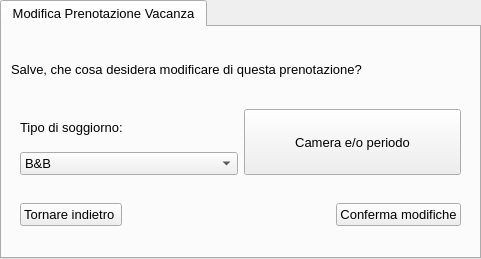
<?xml version="1.0" encoding="UTF-8"?>
<ui version="4.0">
 <class>tabModificaPrenotazioneVacanza</class>
 <widget class="QTabWidget" name="tabModificaPrenotazioneVacanza">
  <property name="geometry">
   <rect>
    <x>0</x>
    <y>0</y>
    <width>481</width>
    <height>259</height>
   </rect>
  </property>
  <property name="minimumSize">
   <size>
    <width>480</width>
    <height>250</height>
   </size>
  </property>
  <property name="font">
   <font>
    <family>Arial</family>
    <pointsize>10</pointsize>
   </font>
  </property>
  <property name="windowTitle">
   <string>Struttura Alberghiera</string>
  </property>
  <widget class="QWidget" name="tab">
   <attribute name="title">
    <string>Modifica Prenotazione Vacanza</string>
   </attribute>
   <layout class="QVBoxLayout" name="verticalLayout">
    <item>
     <widget class="QLabel" name="labelCosaDesideraModificareDellaPrenotazione">
      <property name="font">
       <font>
        <family>Arial</family>
        <pointsize>10</pointsize>
       </font>
      </property>
      <property name="text">
       <string>Salve, che cosa desidera modificare di questa prenotazione?</string>
      </property>
     </widget>
    </item>
    <item>
     <widget class="QWidget" name="widgetModifiche" native="true">
      <layout class="QGridLayout" name="gridLayout">
       <property name="topMargin">
        <number>0</number>
       </property>
       <property name="bottomMargin">
        <number>0</number>
       </property>
       <item row="0" column="0">
        <widget class="QLabel" name="labelTipoSoggiorno">
         <property name="text">
          <string>Tipo di soggiorno:</string>
         </property>
        </widget>
       </item>
       <item row="0" column="1" rowspan="2">
        <widget class="QPushButton" name="btnCameraPeriodo">
         <property name="sizePolicy">
          <sizepolicy hsizetype="Minimum" vsizetype="Preferred">
           <horstretch>0</horstretch>
           <verstretch>0</verstretch>
          </sizepolicy>
         </property>
         <property name="text">
          <string>Camera e/o periodo</string>
         </property>
        </widget>
       </item>
       <item row="1" column="0">
        <widget class="QComboBox" name="comboboxTipoSoggiorno">
         <item>
          <property name="text">
           <string>B&amp;B</string>
          </property>
         </item>
         <item>
          <property name="text">
           <string>Mezza pensione</string>
          </property>
         </item>
         <item>
          <property name="text">
           <string>Pensione completa</string>
          </property>
         </item>
        </widget>
       </item>
      </layout>
     </widget>
    </item>
    <item>
     <widget class="QWidget" name="widgetButtons" native="true">
      <layout class="QHBoxLayout" name="horizontalLayout">
       <property name="topMargin">
        <number>0</number>
       </property>
       <property name="bottomMargin">
        <number>0</number>
       </property>
       <item>
        <widget class="QPushButton" name="btnIndietro">
         <property name="text">
          <string>Tornare indietro </string>
         </property>
        </widget>
       </item>
       <item>
        <spacer name="horizontalSpacer_2">
         <property name="orientation">
          <enum>Qt::Horizontal</enum>
         </property>
         <property name="sizeHint" stdset="0">
          <size>
           <width>129</width>
           <height>20</height>
          </size>
         </property>
        </spacer>
       </item>
       <item>
        <widget class="QPushButton" name="btnConferma">
         <property name="text">
          <string>Conferma modifiche</string>
         </property>
        </widget>
       </item>
      </layout>
     </widget>
    </item>
   </layout>
  </widget>
 </widget>
 <resources/>
 <connections/>
</ui>
